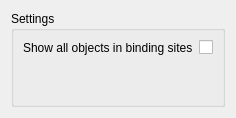
        <widget class="QWidget" name="page">
         <layout class="QVBoxLayout" name="verticalLayout_19">
          <item>
           <widget class="QGroupBox" name="groupBox_3">
            <property name="title">
             <string>Settings</string>
            </property>
            <layout class="QVBoxLayout" name="verticalLayout_27">
             <item>
              <widget class="QFrame" name="frame_14">
               <property name="frameShape">
                <enum>QFrame::NoFrame</enum>
               </property>
               <property name="frameShadow">
                <enum>QFrame::Plain</enum>
               </property>
               <layout class="QHBoxLayout" name="horizontalLayout_20">
                <property name="leftMargin">
                 <number>0</number>
                </property>
                <property name="topMargin">
                 <number>0</number>
                </property>
                <property name="rightMargin">
                 <number>0</number>
                </property>
                <property name="bottomMargin">
                 <number>0</number>
                </property>
                <item>
                 <widget class="QLabel" name="label_3">
                  <property name="text">
                   <string>Show all objects in binding sites</string>
                  </property>
                 </widget>
                </item>
                <item alignment="Qt::AlignHCenter">
                 <widget class="QCheckBox" name="show_all_obj_bd_checkbox">
                  <property name="text">
                   <string/>
                  </property>
                 </widget>
                </item>
               </layout>
              </widget>
             </item>
             <item>
              <spacer name="verticalSpacer_9">
               <property name="orientation">
                <enum>Qt::Vertical</enum>
               </property>
               <property name="sizeHint" stdset="0">
                <size>
                 <width>20</width>
                 <height>40</height>
                </size>
               </property>
              </spacer>
             </item>
            </layout>
           </widget>
          </item>
         </layout>
        </widget>
